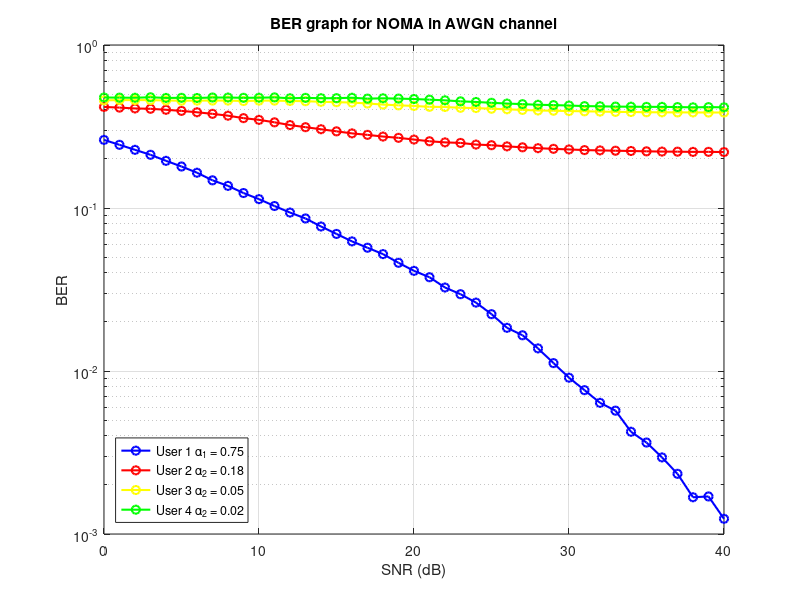

This figure's MATLAB source:
clc; clear variables; close all;
N = 10^5; %Number of monte carlosimulations
SNR = 0:40; %SNR range in dB
snr = db2pow(SNR);%SNR range in linear scale(db to power)% 10*log10(snr)=SNR
%Power asignation
a1 = 0.75; a2 = 0.18; a3 = 0.05; a4 = 0.02;
%random bits
x1 = randi([0 1],1,N);
x2 = randi([0 1],1,N);
x3 = randi([0 1],1,N);
x4 = randi([0 1],1,N);
%MOD BPSK
xmod1 = 2*x1-1;
xmod2 = 2*x2-1;
xmod3 = 2*x3-1;
xmod4 = 2*x4-1;

%fading rayleigh
h1 = raylrnd(1,1,N);
h2 = raylrnd(1,1,N);
h3 = raylrnd(1,1,N);
h4 = raylrnd(1,1,N);

x11 = h1.*(sqrt(a1)*xmod1) + h1.*(sqrt(a2)*xmod2) + h1.*(sqrt(a3)*xmod3) + h1.*(sqrt(a4)*xmod4); %sum of the two signals
x21 = h2.*(sqrt(a1)*xmod1) + h2.*(sqrt(a2)*xmod2) + h2.*(sqrt(a3)*xmod3) + h2.*(sqrt(a4)*xmod4);
x31 = h3.*(sqrt(a1)*xmod1) + h3.*(sqrt(a2)*xmod2) + h3.*(sqrt(a3)*xmod3) + h3.*(sqrt(a4)*xmod4);
x41 = h4.*(sqrt(a1)*xmod1) + h4.*(sqrt(a2)*xmod2) + h4.*(sqrt(a3)*xmod3) + h4.*(sqrt(a4)*xmod4);

for u = 1:length(snr)
y1 = awgn(x11,SNR(u),'measured');%Received signal at user 1 corrupted by AWGN
y2 = awgn(x21,SNR(u),'measured');%Received signal at user 2 corrupted by AWGN
y3 = awgn(x31,SNR(u),'measured');%Received signal at user 2 corrupted by AWGN
y4 = awgn(x41,SNR(u),'measured');%Received signal at user 2 corrupted by AWGN

%AT USER 1
%Direct decoding of x from y1
x1_hat = ones(1,N); %Just a buffer
x1_hat(y1 < 0) = 0; %Final bits for user 1

%AT USER 2
%Direct decoding of x from y2(dd2)
x21_est = ones(1,N); %just a buffer
x21_est(y2 < 0) = -1; %Estimate user 1's signal first
%Subtract remodulated x11_est component from y2
rem2 = y2 - sqrt(a1)*x21_est;%y2 without signal x1

%Decode x2 from rem without signal x1
x2_hat = zeros(1,N);
x2_hat(rem2>0) = 1; %Final bits for user 2

%AT USER 3
%Direct decoding of x from y2(dd3) First of all, estimate the previous
%to subtract from y3
x31_est = ones(1,N); %just a buffer
x31_est(y3 < 0) = -1; %Estimate user 1's signal first

rem3 = y3 - sqrt(a1)*x31_est; %Extract useless signal 1 from y3
x32_est = ones(1,N);
x32_est(rem3<0) = -1;
%Subtract remodulated x32_est component from y3
rem3=rem3 - sqrt(a2)*x32_est;
%Decode x3 from rem
x3_hat = zeros(1,N);
x3_hat(rem3>0) = 1; %Final bits for user 3

%AT USER 4
%Direct decoding of x from y2(dd3) First of all, estimate the previous
%to subtract from y4
x41_est = ones(1,N); %just a buffer
x41_est(y4 < 0) = -1; %Estimate user 1's signal first

rem4 = y4 - sqrt(a1)*x41_est; %Extract useless signal 1 from y4
x42_est = ones(1,N);
x42_est(rem4<0) = -1;
%Subtract remodulated x42_est component from y4
rem4=rem4 - sqrt(a2)*x42_est;

x43_est = ones(1,N);
x43_est(rem4<0) = -1;
rem4 = rem4 - sqrt(a3)*x43_est;

x4_hat = zeros(1,N);
x4_hat(rem4>0) = 1;

%Estimate BER
ber1(u) = biterr(x1,x1_hat)/N;
ber2(u) = biterr(x2,x2_hat)/N;
ber3(u) = biterr(x3,x3_hat)/N;
ber4(u) = biterr(x4,x4_hat)/N;
end

%plot BER curves
semilogy(SNR, ber1,'b-o' ,'linewidth', 1.5); hold on;%Semilog plot
semilogy(SNR, ber2,'r-o', 'linewidth', 1.5); grid on;
semilogy(SNR, ber3, 'y-o','linewidth', 1.5);
semilogy(SNR, ber4,'g-o', 'linewidth', 1.5);
legend('User 1 \alpha_1 = 0.75','User 2 \alpha_2 = 0.18','User 3 \alpha_2 = 0.05','User 4 \alpha_2 = 0.02','Location','southwest');
xlabel('SNR (dB)');
ylabel('BER');
title('BER graph for NOMA in AWGN channel');